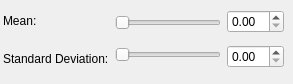
            <widget class="QWidget" name="page_2">
             <widget class="QWidget" name="layoutWidget_2">
              <property name="geometry">
               <rect>
                <x>3</x>
                <y>4</y>
                <width>281</width>
                <height>71</height>
               </rect>
              </property>
              <layout class="QHBoxLayout" name="horizontalLayout_6">
               <item>
                <layout class="QVBoxLayout" name="verticalLayout">
                 <item>
                  <widget class="QLabel" name="label_40">
                   <property name="text">
                    <string>Mean:</string>
                   </property>
                  </widget>
                 </item>
                 <item>
                  <widget class="QLabel" name="label_41">
                   <property name="text">
                    <string>Standard Deviation:</string>
                   </property>
                  </widget>
                 </item>
                </layout>
               </item>
               <item>
                <layout class="QVBoxLayout" name="verticalLayout_2">
                 <item>
                  <widget class="QSlider" name="horizontalSlider_28">
                   <property name="orientation">
                    <enum>Qt::Horizontal</enum>
                   </property>
                  </widget>
                 </item>
                 <item>
                  <widget class="QSlider" name="horizontalSlider_29">
                   <property name="orientation">
                    <enum>Qt::Horizontal</enum>
                   </property>
                  </widget>
                 </item>
                </layout>
               </item>
               <item>
                <layout class="QVBoxLayout" name="verticalLayout_3">
                 <item>
                  <widget class="QDoubleSpinBox" name="doubleSpinBox_5"/>
                 </item>
                 <item>
                  <widget class="QDoubleSpinBox" name="doubleSpinBox_6"/>
                 </item>
                </layout>
               </item>
              </layout>
             </widget>
            </widget>
